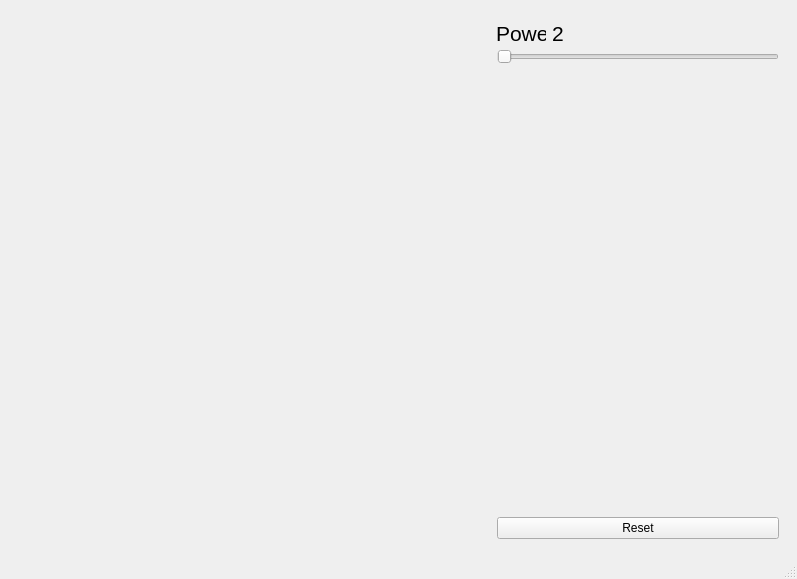
<?xml version="1.0" encoding="UTF-8"?>
<ui version="4.0">
 <class>MainWindow</class>
 <widget class="QMainWindow" name="MainWindow">
  <property name="geometry">
   <rect>
    <x>0</x>
    <y>0</y>
    <width>797</width>
    <height>579</height>
   </rect>
  </property>
  <property name="windowTitle">
   <string>MainWindow</string>
  </property>
  <widget class="QWidget" name="centralwidget">
   <layout class="QHBoxLayout" name="horizontalLayout">
    <item>
     <widget class="mandelbrot_widget" name="widget" native="true"/>
    </item>
    <item>
     <widget class="QWidget" name="widget_2" native="true">
      <property name="sizePolicy">
       <sizepolicy hsizetype="Fixed" vsizetype="Preferred">
        <horstretch>0</horstretch>
        <verstretch>0</verstretch>
       </sizepolicy>
      </property>
      <property name="maximumSize">
       <size>
        <width>300</width>
        <height>16777215</height>
       </size>
      </property>
      <layout class="QVBoxLayout" name="verticalLayout_2">
       <item>
        <widget class="QWidget" name="power_widget" native="true">
         <property name="minimumSize">
          <size>
           <width>0</width>
           <height>25</height>
          </size>
         </property>
         <widget class="QWidget" name="horizontalLayoutWidget">
          <property name="geometry">
           <rect>
            <x>-1</x>
            <y>0</y>
            <width>221</width>
            <height>31</height>
           </rect>
          </property>
          <layout class="QHBoxLayout" name="horizontalLayout_2">
           <item>
            <widget class="QLabel" name="label_power">
             <property name="maximumSize">
              <size>
               <width>50</width>
               <height>25</height>
              </size>
             </property>
             <property name="font">
              <font>
               <pointsize>16</pointsize>
              </font>
             </property>
             <property name="text">
              <string>Power:</string>
             </property>
            </widget>
           </item>
           <item>
            <widget class="QLabel" name="label_number">
             <property name="font">
              <font>
               <pointsize>16</pointsize>
              </font>
             </property>
             <property name="text">
              <string>2</string>
             </property>
            </widget>
           </item>
          </layout>
         </widget>
        </widget>
       </item>
       <item>
        <widget class="QSlider" name="horizontalSlider">
         <property name="minimum">
          <number>0</number>
         </property>
         <property name="maximum">
          <number>100</number>
         </property>
         <property name="orientation">
          <enum>Qt::Horizontal</enum>
         </property>
        </widget>
       </item>
       <item>
        <spacer name="verticalSpacer">
         <property name="orientation">
          <enum>Qt::Vertical</enum>
         </property>
         <property name="sizeHint" stdset="0">
          <size>
           <width>20</width>
           <height>40</height>
          </size>
         </property>
        </spacer>
       </item>
       <item>
        <widget class="QPushButton" name="pushButton">
         <property name="text">
          <string>Reset</string>
         </property>
        </widget>
       </item>
      </layout>
     </widget>
    </item>
   </layout>
  </widget>
  <widget class="QMenuBar" name="menubar">
   <property name="geometry">
    <rect>
     <x>0</x>
     <y>0</y>
     <width>797</width>
     <height>21</height>
    </rect>
   </property>
  </widget>
  <widget class="QStatusBar" name="statusbar"/>
 </widget>
 <customwidgets>
  <customwidget>
   <class>mandelbrot_widget</class>
   <extends>QWidget</extends>
   <header>mandelbrot_widget.h</header>
   <container>1</container>
  </customwidget>
 </customwidgets>
 <resources/>
 <connections/>
</ui>
